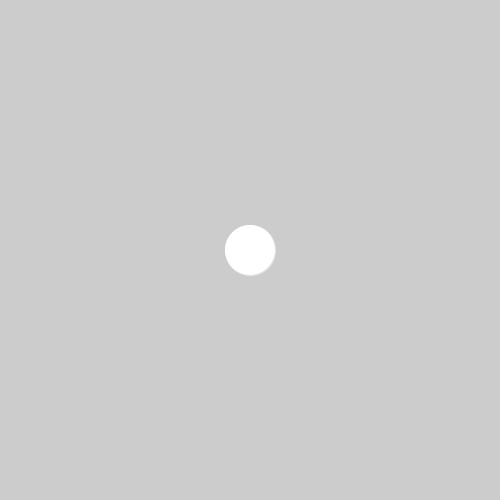
Frame 1 (no input)
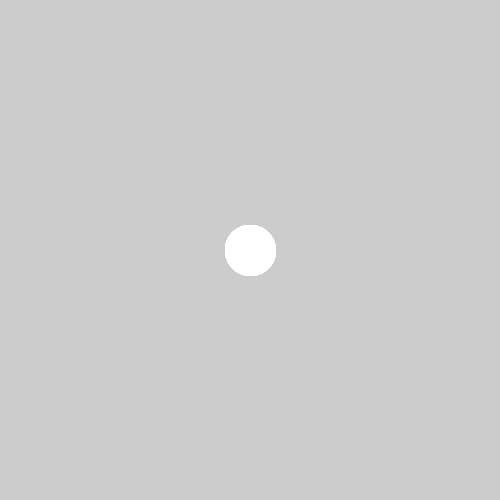
Frame 60 (the mouse pressed at the canvas centre just before this capture)
Frame 120 (the mouse held since frame 60 and released just before this capture): identical to frame 60, image omitted

The Processing sketch that drew these frames (run headless with seeded random() and noise(); from frame 60 on, the mouse is pressed at the canvas centre):

// Processing sketch: amydebug_1
// ── amydebug_1.pde
/* Amy made this sketch run! */

// Added ending brackets and semi colons

void setup() {
  size(500,500);  
}

void draw() {
  stroke(255,127);
  ellipse(width/2, height/2, 50, 50);
}
